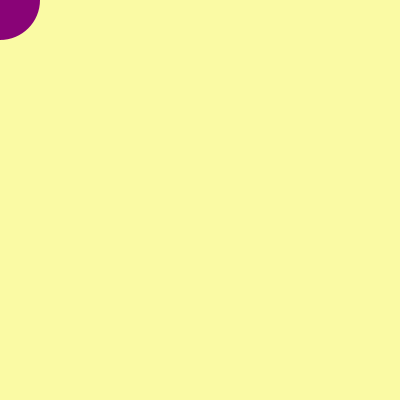
Frame 1 (no input)
Frame 60 (the mouse pressed at the canvas centre just before this capture): identical to frame 1, image omitted
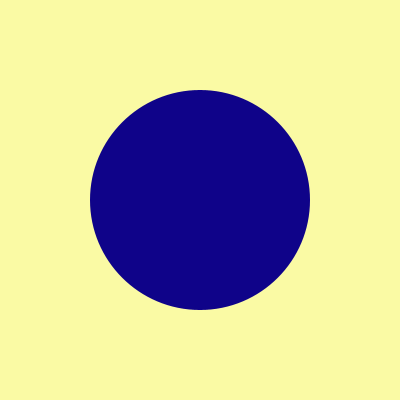
Frame 120 (the mouse held since frame 60 and released just before this capture)

The Processing sketch that drew these frames (run headless with seeded random() and noise(); from frame 60 on, the mouse is pressed at the canvas centre):

// Processing sketch: processing_42654
// ── processing_42654.pde

void setup() {
 size(400,400);
background(250,250,164);
}

void draw() {
  noStroke();
  background(250,250,164);
  if(mousePressed) {
    fill(15,3,137);
    ellipse(mouseX,mouseY,220,220);
  }else{
    fill(137,3,119);
  }
  
  ellipse(mouseX,mouseY,80,80);
}
                
                
